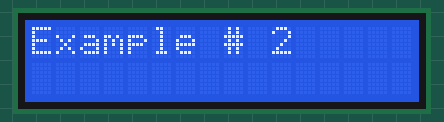
A program run on a simulated ESP32 board running MicroPython. Shown: 16×2 character LCD. Library files of the repository ran but are not shown: i2c_lcd.py; what the program prints to the serial console is not drawn.

Above: at 0.1 s.
At 1.1 s:
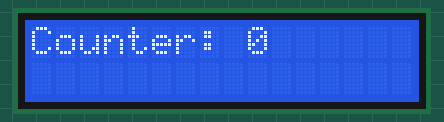
At 10.3 s:
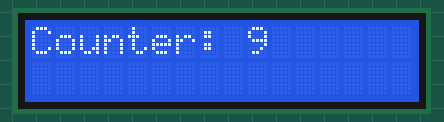
At 19.5 s:
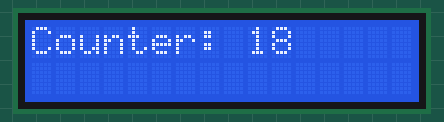
At 28.7 s:
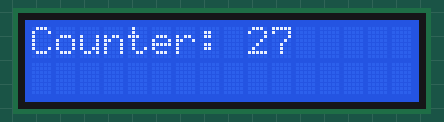
At 38.9 s:
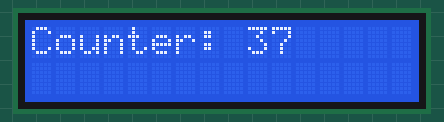

Measured:
- what the display in image 0 shows lasts 1.0 s, from 0.1 s to 1.1 s

The program:

main.py
```python
#
# https://techtotinker.blogspot.com/2021/01/008-micropython-technotes-16x2-lcd.html
#


'''
from time import sleep_ms, ticks_ms
from machine import I2C, Pin
from i2c_lcd import I2cLcd

DEFAULT_I2C_ADDR = 0x20

i2c = I2C(scl=Pin(22), sda=Pin(21), freq=400000)
lcd = I2cLcd(i2c, DEFAULT_I2C_ADDR, 2, 16)

# The following line of code should be tested
# using the REPL:

# 1. To print a string to the LCD:
#    lcd.putstr('Hello world')
# 2. To clear the display:
#	 lcd.clear()
# 3. To control the cursor position:
# 	 lcd.move_to(2, 1)
# 4. To show the cursor:
#  	 lcd.show_cursor()
# 5. To hide the cursor:
#	 lcd.hide_cursor()
# 6. To set the cursor to blink:
#	 lcd.blink_cursor_on()
# 7. To stop the cursor on blinking:
#	 lcd.blink_cursor_off()
# 8. To hide the currently displayed character:
#	 lcd.display_off()
# 9. To show the currently hidden character:
#	 lcd.display_on()
# 10. To turn off the backlight:
#	 lcd.backlight_off()
# 11. To turn ON the backlight:
#	 lcd.backlight_on()
# 12. To print a single character:
#	 lcd.putchar('x')
# 13. To print a custom character:
#	 happy_face = bytearray([0x00, 0x0A, 0x00, 0x04, 0x00, 0x11, 0x0E, 0x00])
#	 lcd.custom_char(0, happy_face)
#	 lcd.putchar(chr(0))
'''

#'''
from time import sleep_ms, ticks_ms
from machine import I2C, Pin
from i2c_lcd import I2cLcd

DEFAULT_I2C_ADDR = 0x20

i2c = I2C(scl=Pin(22), sda=Pin(21), freq=400000)
lcd = I2cLcd(i2c, DEFAULT_I2C_ADDR, 2, 16)

lcd.clear()
lcd.putstr('Example # 2')
sleep_ms(1000)
count = 0

while True:
    print('Counter: {}'.format(count))
    lcd.clear() # Clears the LCD,
                # Sets the cursor position to 0,0
    lcd.putstr('Counter: {}' .format(count))
    count = count + 1
    sleep_ms(1000)

#'''
```
